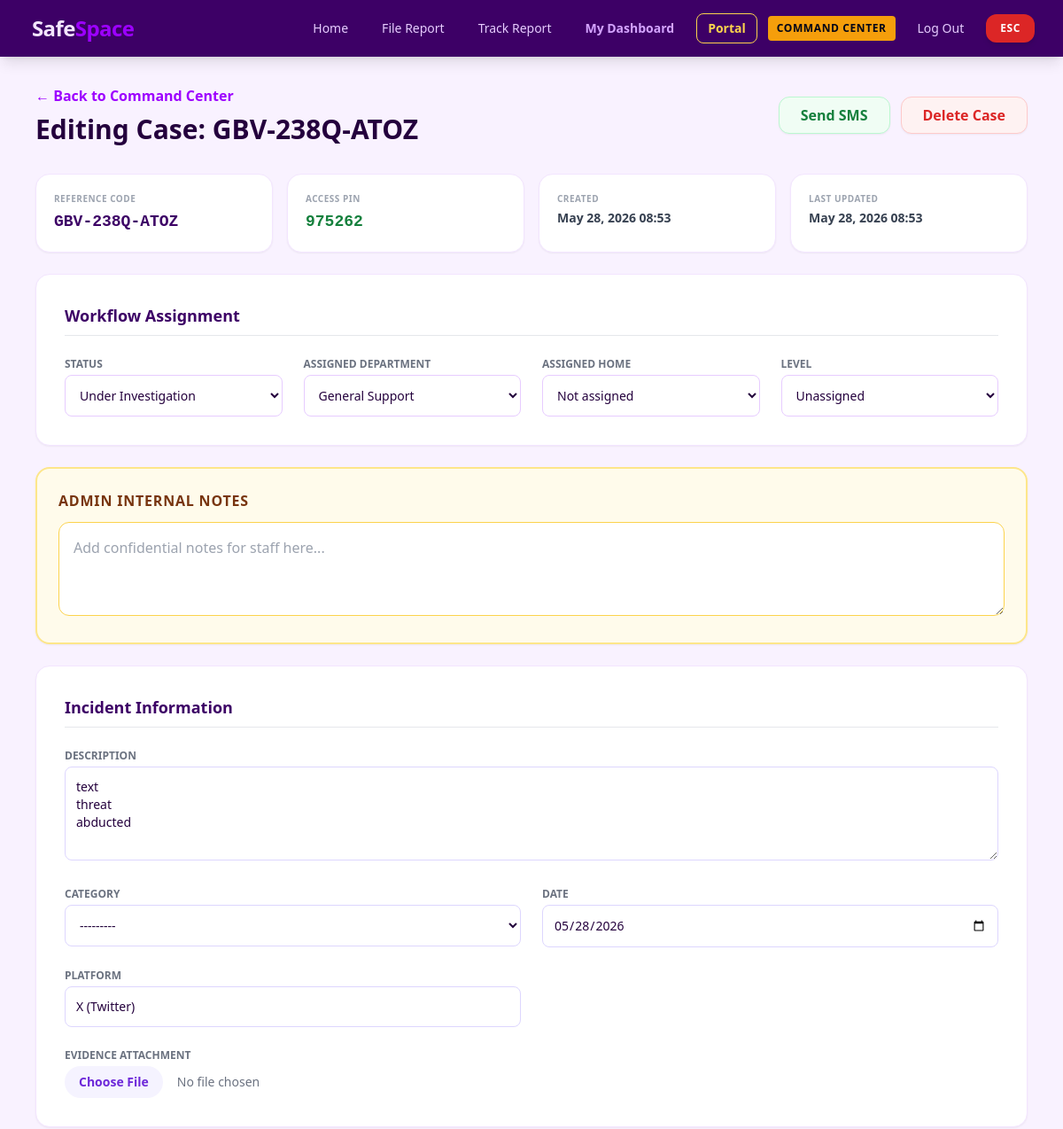
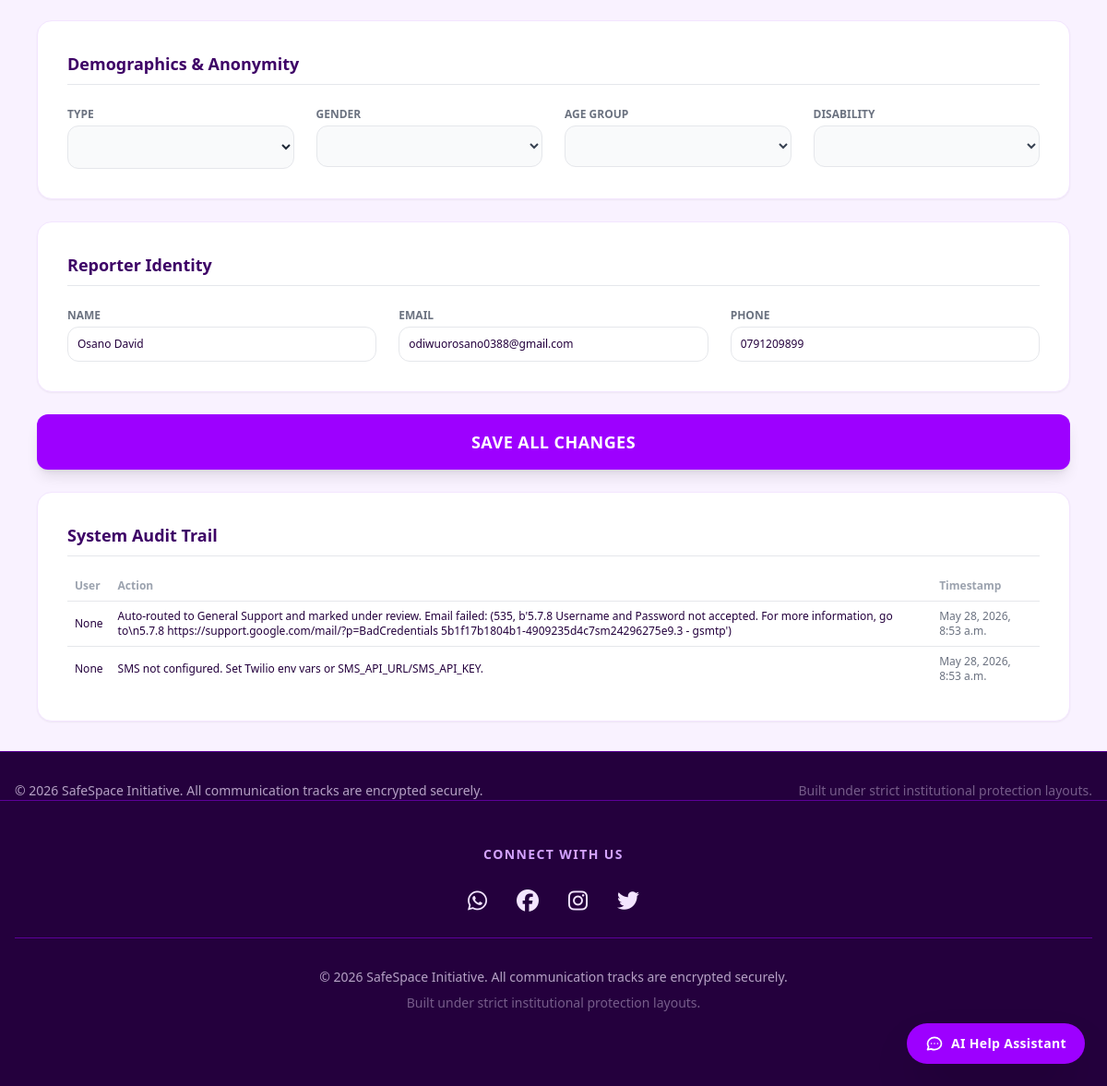
Page /edit-report/28/ (signed in) on the committed database (2 pictures, top to bottom).
### reports/models.py (models this page shows, shortened)
class IncidentReport(models.Model):
    CATEGORY_CHOICES = [
        ('cyberstalking', 'Cyberstalking & Harassment'),
        ('doxing', 'Non-Consensual Image Sharing / DoXing'),
        ('impersonation', 'Impersonation & Identity Theft'),
        ('threats', 'Online Threats & Hate Speech'),
        ('other', 'Other Forms of Online Abuse'),
        ('children_home_support', 'Children\'s Home Support'),
    ]
    STATUS_CHOICES = [
        ('pending', 'Pending Review'),
        ('under_review', 'Under Investigation'),
        ('action_taken', 'Action Taken / Resolved'),
        ('closed', 'Closed'),
    ]
    URGENCY_CHOICES = [
        ('low', 'Low Priority'),
        ('medium', 'Medium Priority'),
        ('high', 'High Priority'),
        ('critical', 'Critical Intervention Required'),
    ]
    LEVEL_CHOICES = [
        (0, 'Unassigned'),
        (1, 'Initial Review'),
        (2, 'Escalated/Urgent'),
        (3, 'Resolved')
    ]
    reference_number = models.CharField(max_length=14, unique=True, editable=False, db_index=True)
    case_access_pin = models.CharField(max_length=6, editable=False)
    reporter_profile = models.ForeignKey(User, on_delete=models.SET_NULL, blank=True, null=True)
    incident_category = models.CharField(max_length=100, choices=CATEGORY_CHOICES)
    description = models.TextField()
    incident_date = models.DateField(null=True, blank=True)
    platform_used = models.CharField(max_length=100)
    evidence_attachment = models.FileField(upload_to='evidence/%Y/%m/%d/', blank=True, null=True)
    level = models.IntegerField(choices=LEVEL_CHOICES, default=0)
    assigned_department = models.ForeignKey(Department, on_delete=models.SET_NULL, null=True, blank=True)
    assigned_to = models.ForeignKey(User, on_delete=models.SET_NULL, null=True, blank=True, related_name='assigned_cases')
    assigned_home = models.ForeignKey(ChildrensHome, on_delete=models.SET_NULL, null=True, blank=True)
    reporter_type = models.CharField(max_length=20, default='self')
    allow_contact = models.BooleanField(default=False)
    gender = models.CharField(max_length=5, default='P')
    age_group = models.CharField(max_length=10, blank=True, null=True)
    disability = models.CharField(max_length=20, default='none')
    reporter_name = models.CharField(max_length=100, blank=True, null=True)
    reporter_email = models.EmailField(blank=True, null=True)
    reporter_phone = models.CharField(max_length=20, blank=True, null=True)
    ai_classified_category = models.CharField(max_length=50, blank=True, null=True)
    ai_urgency_score = models.CharField(max_length=20, choices=URGENCY_CHOICES, default='low')
    ai_research_insights = models.TextField(blank=True, null=True)
    status = models.CharField(max_length=20, choices=STATUS_CHOICES, default='pending')
    admin_notes = models.TextField(blank=True, null=True)
    created_at = models.DateTimeField(auto_now_add=True)
    updated_at = models.DateTimeField(auto_now=True)

class Department(models.Model):
    name = models.CharField(max_length=100, unique=True)
    email = models.EmailField()

class AuditLog(models.Model):
    report = models.ForeignKey(IncidentReport, on_delete=models.CASCADE, related_name='audit_logs')
    user = models.ForeignKey(User, on_delete=models.SET_NULL, null=True)
    action = models.CharField(max_length=255)
    timestamp = models.DateTimeField(auto_now_add=True)

### reports/views.py (the view)
# urls.py: path('edit-report/<int:report_id>/', views.friendly_edit_view, name='friendly_edit'),
@staff_member_required
def friendly_edit_view(request, report_id):
    report = get_object_or_404(IncidentReport, id=report_id)
    if request.method == 'POST':
        form = SecureIncidentReportForm(request.POST, request.FILES, instance=report)
        if form.is_valid():
            report = form.save(commit=False)
            report.admin_notes = request.POST.get('admin_notes', '')
            report.status = request.POST.get('status', report.status)
            report.level = request.POST.get('level', report.level)
            report.assigned_department_id = request.POST.get('assigned_department') or None
            report.assigned_home_id = request.POST.get('assigned_home') or None
            report.save()
            AuditLog.objects.create(
                report=report,
                user=request.user,
                action="Admin updated full case record from command center."
            )
            return redirect('custom_admin_dashboard')
    else:
        form = SecureIncidentReportForm(instance=report)
    return render(request, 'reports/friendly_edit.html', {
        'form': form,
        'report': report,
        'departments': Department.objects.all().order_by('name'),
        'homes': ChildrensHome.objects.all().order_by('name'),
    })

### reports/templates/reports/friendly_edit.html (shortened to what this page needs)
{% extends 'base.html' %}
{% block content %}
<div class="max-w-6xl mx-auto px-4 py-8">
    <div class="flex flex-col md:flex-row justify-between items-start md:items-center mb-8 gap-4">
        <div>
            <a href="{% url 'custom_admin' %}" class="text-purple-600 font-bold hover:underline mb-2 block">← Back to Command Center</a>
            <h1 class="text-3xl font-black text-purple-950">Editing Case: {{ report.reference_number }}</h1>
        </div>
        <div class="flex gap-3">
            <a href="{% url 'send_case_sms' report.id %}" class="bg-green-50 text-green-700 font-bold py-2 px-6 rounded-xl border border-green-200 hover:bg-green-100 transition shadow-sm">Send SMS</a>
            <button type="button" onclick="confirmDelete()" class="bg-red-50 text-red-600 font-bold py-2 px-6 rounded-xl border border-red-200 hover:bg-red-100 transition shadow-sm">Delete Case</button>
        </div>
    </div>
    <form method="POST" enctype="multipart/form-data" class="space-y-6">
        <div class="grid grid-cols-1 md:grid-cols-4 gap-4">
            <div class="bg-white p-5 rounded-2xl shadow-sm border border-purple-100">
                <span class="block text-[10px] font-black text-gray-400 uppercase tracking-wider">Reference Code</span>
                <span class="block mt-1 font-mono text-lg font-black text-purple-900 select-all">{{ report.reference_number }}</span>
            </div>
            <div class="bg-white p-5 rounded-2xl shadow-sm border border-purple-100">
                <span class="block text-[10px] font-black text-gray-400 uppercase tracking-wider">Access PIN</span>
                <span class="block mt-1 font-mono text-lg font-black text-green-700 select-all">{{ report.case_access_pin }}</span>
            </div>
            <div class="bg-white p-5 rounded-2xl shadow-sm border border-purple-100">
                <span class="block text-[10px] font-black text-gray-400 uppercase tracking-wider">Created</span>
                <span class="block mt-1 text-sm font-bold text-gray-700">{{ report.created_at|date:"M d, Y H:i" }}</span>
            </div>
            <div class="bg-white p-5 rounded-2xl shadow-sm border border-purple-100">
                <span class="block text-[10px] font-black text-gray-400 uppercase tracking-wider">Last Updated</span>
                <span class="block mt-1 text-sm font-bold text-gray-700">{{ report.updated_at|date:"M d, Y H:i" }}</span>
            </div>
        </div>
        <div class="bg-white p-8 rounded-2xl shadow-sm border border-purple-100">
            <h2 class="text-lg font-bold text-purple-900 mb-6 border-b pb-2">Workflow Assignment</h2>
            <div class="grid grid-cols-1 md:grid-cols-4 gap-6">
                <div>
                    <label class="block text-xs font-bold text-gray-500 mb-1 uppercase">Status</label>
                    <select name="status" class="w-full p-3 bg-white border border-purple-200 rounded-lg text-sm">
                        {% for value, label in report.STATUS_CHOICES %}
                            <option value="{{ value }}" {% if report.status == value %}selected{% endif %}>{{ label }}</option>
                        {% endfor %}
                    </select>
                </div>
                <div>
                    <label class="block text-xs font-bold text-gray-500 mb-1 uppercase">Assigned Department</label>
                    <select name="assigned_department" class="w-full p-3 bg-white border border-purple-200 rounded-lg text-sm">
                        {% for department in departments %}
                            <option value="{{ department.id }}" {% if report.assigned_department_id == department.id %}selected{% endif %}>{{ department.name }}</option>
                        {% endfor %}
                    </select>
                </div>
                <div>
                    <label class="block text-xs font-bold text-gray-500 mb-1 uppercase">Assigned Home</label>
                    <select name="assigned_home" class="w-full p-3 bg-white border border-purple-200 rounded-lg text-sm">
                        <option value="">Not assigned</option>
                    </select>
                </div>
                <div>
                    <label class="block text-xs font-bold text-gray-500 mb-1 uppercase">Level</label>
                    <select name="level" class="w-full p-3 bg-white border border-purple-200 rounded-lg text-sm">
                        {% for value, label in report.LEVEL_CHOICES %}
                            <option value="{{ value }}" {% if report.level == value %}selected{% endif %}>{{ label }}</option>
                        {% endfor %}
                    </select>
                </div>
            </div>
        </div>
        <div class="bg-amber-50 p-6 rounded-2xl border-2 border-amber-200 shadow-sm">
            <h2 class="text-md font-black text-amber-900 mb-3 uppercase tracking-wider">Admin Internal Notes</h2>
            <textarea name="admin_notes" class="w-full p-4 border border-amber-300 rounded-xl focus:ring-4 focus:ring-amber-200 outline-none transition" rows="3" placeholder="Add confidential notes for staff here...">{{ report.admin_notes|default_if_none:"" }}</textarea>
        </div>
        <div class="bg-white p-8 rounded-2xl shadow-sm border border-purple-100">
            <h2 class="text-lg font-bold text-purple-900 mb-6 border-b pb-2">Incident Information</h2>
            <div class="grid grid-cols-1 md:grid-cols-2 gap-6">
                <div class="md:col-span-2">
                    <label class="block text-xs font-bold text-gray-500 mb-1 uppercase">Description</label>
                    {{ form.description }}
                </div>
                <div>
                    <label class="block text-xs font-bold text-gray-500 mb-1 uppercase">Category</label>
                    {{ form.incident_category }}
                </div>
                <div>
                    <label class="block text-xs font-bold text-gray-500 mb-1 uppercase">Date</label>
                    {{ form.incident_date }}
                </div>
                <div>
                    <label class="block text-xs font-bold text-gray-500 mb-1 uppercase">Platform</label>
                    {{ form.platform_used }}
                </div>
                <div class="md:col-span-2">
                    <label class="block text-xs font-bold text-gray-500 mb-1 uppercase">Evidence Attachment</label>
                    {{ form.evidence_attachment }}
                </div>
            </div>
        </div>
        <div class="bg-white p-8 rounded-2xl shadow-sm border border-purple-100">
            <h2 class="text-lg font-bold text-purple-900 mb-6 border-b pb-2">Demographics & Anonymity</h2>
            <div class="grid grid-cols-2 md:grid-cols-4 gap-6">
                <div><label class="block text-xs font-bold text-gray-500 mb-1 uppercase">Type</label>{{ form.reporter_type }}</div>
                <div><label class="block text-xs font-bold text-gray-500 mb-1 uppercase">Gender</label>{{ form.gender }}</div>
                <div><label class="block text-xs font-bold text-gray-500 mb-1 uppercase">Age Group</label>{{ form.age_group }}</div>
                <div><label class="block text-xs font-bold text-gray-500 mb-1 uppercase">Disability</label>{{ form.disability }}</div>
            </div>
        </div>
        <div class="bg-white p-8 rounded-2xl shadow-sm border border-purple-100">
            <h2 class="text-lg font-bold text-purple-900 mb-6 border-b pb-2">Reporter Identity</h2>
            <div class="grid grid-cols-1 md:grid-cols-3 gap-6">
                <div><label class="block text-xs font-bold text-gray-500 mb-1 uppercase">Name</label>{{ form.reporter_name }}</div>
                <div><label class="block text-xs font-bold text-gray-500 mb-1 uppercase">Email</label>{{ form.reporter_email }}</div>
                <div><label class="block text-xs font-bold text-gray-500 mb-1 uppercase">Phone</label>{{ form.reporter_phone }}</div>
            </div>
        </div>
        <button type="submit" class="w-full bg-purple-600 text-white font-black py-4 rounded-xl hover:bg-purple-700 transition shadow-lg text-lg uppercase tracking-wide">Save All Changes</button>
    </form>
    <div class="bg-white p-8 rounded-2xl shadow-sm border border-purple-100 mt-6 overflow-hidden">
        <h2 class="text-lg font-bold text-purple-900 mb-4 border-b pb-2">System Audit Trail</h2>
        <div class="overflow-x-auto">
            <table class="w-full text-xs text-left">
                <thead>
                    <tr class="text-gray-400">
                        <th class="p-2">User</th>
                        <th class="p-2">Action</th>
                        <th class="p-2">Timestamp</th>
                    </tr>
                </thead>
                <tbody>
                    {% for log in report.audit_logs.all %}
                    <tr class="border-t">
                        <td class="p-2 font-medium">{{ log.user }}</td>
                        <td class="p-2">{{ log.action }}</td>
                        <td class="p-2 text-gray-500">{{ log.timestamp }}</td>
                    </tr>
                    {% empty %}
                    <tr><td colspan="3" class="p-4 text-gray-400">No logs available for this case.</td></tr>
                    {% endfor %}
                </tbody>
            </table>
        </div>
    </div>
</div>
{% endblock %}

### core/static/images/custom.css (style rules this page uses)
html { scroll-behavior: smooth; -webkit-tap-highlight-color: transparent; }

### rows in the picture
IncidentReport: reference_number "GBV-238Q-ATOZ", case_access_pin "975262", created_at "May 28, 2026 08:53", updated_at "May 28, 2026 08:53", status "Under Investigation", assigned_department "General Support", level "Unassigned", description "text threat abducted", incident_category "---------", incident_date "05/28/2026", platform_used "X (Twitter)", reporter_name "Osano David", reporter_email "odiwuorosano0388@gmail.com", reporter_phone "0791209899"
AuditLog: user "None", action "Auto-routed to General Support and marked under review. Email failed: (535, b'5.7.8 Username and Password not accepted. For more information, go to\\n5.7.8 https://support.google.com/mail/?p=BadCredentials 5b1f17b1804b1-4909235d4c7sm24296275e9.3 - gsmtp')", timestamp "May 28, 2026, 8:53 a.m."
AuditLog: user "None", action "SMS not configured. Set Twilio env vars or SMS_API_URL/SMS_API_KEY.", timestamp "May 28, 2026, 8:53 a.m."
